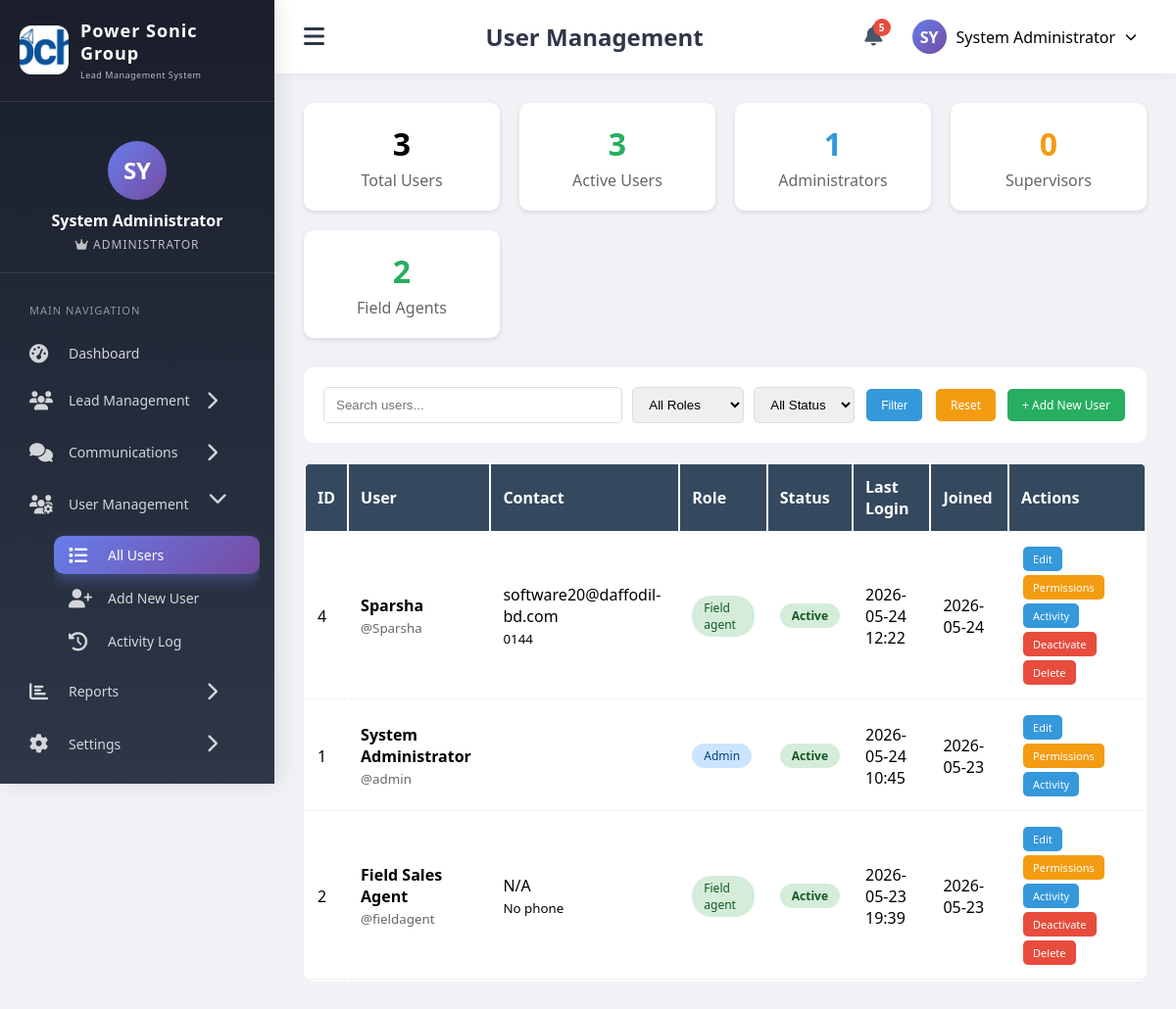
The page /manage_users.php (signed in) on the database its author committed.
### tables this page shows
CREATE TABLE `company_settings` (
  `id` int(11) NOT NULL,
  `company_name` varchar(200) NOT NULL DEFAULT 'Power Sonic',
  `company_logo` varchar(500) DEFAULT NULL,
  `company_favicon` varchar(500) DEFAULT NULL,
  `company_email` varchar(100) DEFAULT NULL,
  `company_phone` varchar(50) DEFAULT NULL,
  `company_mobile` varchar(50) DEFAULT NULL,
  `company_address` text DEFAULT NULL,
  `company_city` varchar(100) DEFAULT NULL,
  `company_state` varchar(100) DEFAULT NULL,
  `company_country` varchar(100) DEFAULT 'Bangladesh',
  `company_postal_code` varchar(20) DEFAULT NULL,
  `company_website` varchar(200) DEFAULT NULL,
  `company_business_hours` text DEFAULT NULL,
  `company_social_facebook` varchar(255) DEFAULT NULL,
  `company_social_linkedin` varchar(255) DEFAULT NULL,
  `company_social_twitter` varchar(255) DEFAULT NULL,
  `company_social_instagram` varchar(255) DEFAULT NULL,
  `company_registration_no` varchar(100) DEFAULT NULL,
  `company_tax_id` varchar(100) DEFAULT NULL,
  `company_bin_no` varchar(100) DEFAULT NULL,
  `bank_name` varchar(200) DEFAULT NULL,
  `bank_account_name` varchar(200) DEFAULT NULL,
  `bank_account_number` varchar(100) DEFAULT NULL,
  `bank_routing_number` varchar(50) DEFAULT NULL,
  `footer_text` varchar(500) DEFAULT NULL,
  `invoice_prefix` varchar(20) DEFAULT 'INV',
  `currency_symbol` varchar(10) DEFAULT 'BDT',
  `date_format` varchar(20) DEFAULT 'Y-m-d',
  `timezone` varchar(50) DEFAULT 'Asia/Dhaka',
  `created_at` timestamp NOT NULL DEFAULT current_timestamp(),
  `updated_at` timestamp NOT NULL DEFAULT current_timestamp() ON UPDATE current_timestamp()
);

CREATE TABLE `users` (
  `id` int(11) NOT NULL,
  `username` varchar(50) NOT NULL,
  `password` varchar(255) NOT NULL,
  `full_name` varchar(100) NOT NULL,
  `email` varchar(100) DEFAULT NULL,
  `role` enum('admin','field_agent') NOT NULL,
  `status` enum('active','inactive','suspended') DEFAULT 'active',
  `last_login` datetime DEFAULT NULL,
  `last_ip` varchar(45) DEFAULT NULL,
  `profile_image` varchar(255) DEFAULT NULL,
  `phone` varchar(20) DEFAULT NULL,
  `department` varchar(100) DEFAULT NULL,
  `join_date` date DEFAULT NULL,
  `created_at` timestamp NOT NULL DEFAULT current_timestamp()
);

### config.php (called while the page is built, shortened)
<?php
function isAdmin() {
    return isset($_SESSION['role']) && $_SESSION['role'] === 'admin';
}
?>

### manage_users.php (the view, shortened to what this page needs)
<?php
require_once 'config.php';
require_once 'includes/header.php';
$search = $_GET['search'] ?? '';
$query = "SELECT * FROM users WHERE 1=1";
$params = [];
$query .= " ORDER BY created_at DESC";
$stmt = $pdo->prepare($query);
$stmt->execute($params);
$users = $stmt->fetchAll();
$totalUsers = $pdo->query("SELECT COUNT(*) FROM users")->fetchColumn();
$activeUsers = $pdo->query("SELECT COUNT(*) FROM users WHERE status = 'active'")->fetchColumn();
$adminCount = $pdo->query("SELECT COUNT(*) FROM users WHERE role = 'admin'")->fetchColumn();
$agentCount = $pdo->query("SELECT COUNT(*) FROM users WHERE role = 'field_agent'")->fetchColumn();
$supervisorCount = $pdo->query("SELECT COUNT(*) FROM users WHERE role = 'supervisor'")->fetchColumn();
?>
<div class="user-stats">
    <div class="stat-box">
        <div class="number"><?php echo $totalUsers; ?></div>
        <div class="label">Total Users</div>
    </div>
    <div class="stat-box">
        <div class="number" style="color: #27ae60;"><?php echo $activeUsers; ?></div>
        <div class="label">Active Users</div>
    </div>
    <div class="stat-box">
        <div class="number" style="color: #3498db;"><?php echo $adminCount; ?></div>
        <div class="label">Administrators</div>
    </div>
    <div class="stat-box">
        <div class="number" style="color: #f39c12;"><?php echo $supervisorCount; ?></div>
        <div class="label">Supervisors</div>
    </div>
    <div class="stat-box">
        <div class="number" style="color: #27ae60;"><?php echo $agentCount; ?></div>
        <div class="label">Field Agents</div>
    </div>
</div>
<div class="filter-bar">
    <form method="GET" style="display: flex; gap: 10px; flex-wrap: wrap; width: 100%;">
        <input type="text" name="search" placeholder="Search users..." value="<?php echo htmlspecialchars($search); ?>" style="flex: 1;">
        <select name="role">
            <option value="">All Roles</option>
        </select>
        <select name="status">
            <option value="">All Status</option>
        </select>
        <button type="submit" class="btn btn-primary">Filter</button>
        <a href="manage_users.php" class="btn btn-warning">Reset</a>
        <a href="add_user.php" class="btn btn-success" style="margin-left: auto;">+ Add New User</a>
    </form>
</div>
<div style="background: white; border-radius: 10px; overflow: hidden;">
    <table class="user-table">
        <thead>
            <tr>
                <th>ID</th>
                <th>User</th>
                <th>Contact</th>
                <th>Role</th>
                <th>Status</th>
                <th>Last Login</th>
                <th>Joined</th>
                <th>Actions</th>
            </tr>
        </thead>
        <tbody>
            <?php foreach($users as $user): ?>
            <tr>
                <td><?php echo $user['id']; ?></td>
                <td>
                    <strong><?php echo htmlspecialchars($user['full_name']); ?></strong><br>
                    <small style="color: #666;">@<?php echo htmlspecialchars($user['username']); ?></small>
                </td>
                <td>
                    <?php echo $user['email'] ?? 'N/A'; ?><br>
                    <small><?php echo $user['phone'] ?? 'No phone'; ?></small>
                </td>
                <td>
                    <span class="role-badge role-<?php echo $user['role'] == 'field_agent' ? 'agent' : $user['role']; ?>">
                        <?php echo ucfirst(str_replace('_', ' ', $user['role'])); ?>
                    </span>
                </td>
                <td>
                    <span class="status-badge status-<?php echo $user['status']; ?>">
                        <?php echo ucfirst($user['status']); ?>
                    </span>
                </td>
                <td>
                    <?php
                    if($user['last_login']) {
                        echo date('Y-m-d H:i', strtotime($user['last_login']));
                    } else {
                        echo 'Never';
                    }
                    ?>
                </td>
                <td><?php echo date('Y-m-d', strtotime($user['created_at'])); ?></td>
                <td>
                    <a href="edit_user.php?id=<?php echo $user['id']; ?>" class="btn btn-primary btn-sm">Edit</a>
                    <a href="user_permissions.php?id=<?php echo $user['id']; ?>" class="btn btn-warning btn-sm">Permissions</a>
                    <a href="user_activity.php?id=<?php echo $user['id']; ?>" class="btn btn-info btn-sm">Activity</a>
                    <?php if($user['id'] != $_SESSION['user_id']): ?>
                        <a href="?toggle_status=1&id=<?php echo $user['id']; ?>" class="btn btn-sm <?php echo $user['status'] == 'active' ? 'btn-danger' : 'btn-success'; ?>"
                           onclick="return confirm('Are you sure?')">
                            <?php echo $user['status'] == 'active' ? 'Deactivate' : 'Activate'; ?>
                        </a>
                        <a href="?delete=1&id=<?php echo $user['id']; ?>" class="btn btn-danger btn-sm"
                           onclick="return confirm('Delete this user permanently?')">Delete</a>
                    <?php endif; ?>
                </td>
            </tr>
            <?php endforeach; ?>
        </tbody>
    </table>
</div>
<?php require_once 'includes/footer.php'; ob_end_flush(); ?>

### includes/header.php (shortened to what this page needs)
<?php
$stmt = $pdo->query("SELECT company_name, company_logo, company_favicon FROM company_settings LIMIT 1");
$company_settings = $stmt->fetch();
$notif_count = 0;
if (isLoggedIn() && isset($pdo)) {
    $stmt = $pdo->prepare("SELECT COUNT(*) FROM notifications WHERE user_id = ? AND is_read = 0");
    $stmt->execute([$_SESSION['user_id']]);
    $notif_count = $stmt->fetchColumn();
}
$current_page = basename($_SERVER['PHP_SELF']);
?>
<!DOCTYPE html>
<html lang="en">
<head>
    <link rel="stylesheet" href="https://cdnjs.cloudflare.com/ajax/libs/font-awesome/6.4.0/css/all.min.css">
</head>
<body>
    <div class="crm-wrapper">
        <div class="sidebar" id="sidebar">
            <div class="sidebar-header">
                <div class="logo-container">
                    <?php if(!empty($company_settings['company_logo']) && file_exists($company_settings['company_logo'])): ?>
                        <div class="logo-img">
                            <img src="<?php echo $company_settings['company_logo']; ?>" alt="Company Logo">
                        </div>
                    <?php else: ?>
                        <div class="logo-icon">
                            <i class="fas fa-bolt"></i>
                        </div>
                    <?php endif; ?>
                    <div class="logo-text">
                        <h3><?php echo htmlspecialchars($company_settings['company_name']); ?></h3>
                        <div class="company-tagline">Lead Management System</div>
                    </div>
                </div>
            </div>
            <div class="user-profile">
                <div class="avatar">
                    <?php echo strtoupper(substr($_SESSION['full_name'] ?? 'U', 0, 2)); ?>
                </div>
                <div class="user-name"><?php echo $_SESSION['full_name'] ?? 'User'; ?></div>
                <div class="user-role">
                    <i class="fas <?php echo isAdmin() ? 'fa-crown' : 'fa-user-check'; ?>"></i>
                    <?php
                    $role_display = isAdmin() ? 'Administrator' : (isFieldAgent() ? 'Field Agent' : 'User');
                    echo $role_display;
                    ?>
                </div>
            </div>
            <div class="menu-section">
                <div class="menu-section-title">MAIN NAVIGATION</div>
                <a href="<?php echo isAdmin() ? 'dashboard.php' : 'agent_dashboard.php'; ?>" class="menu-item <?php echo ($current_page == 'dashboard.php' || $current_page == 'agent_dashboard.php') ? 'active' : ''; ?>">
                    <i class="fas fa-tachometer-alt"></i>
                    <span class="menu-text">Dashboard</span>
                </a>
                <div class="menu-item has-submenu" onclick="toggleSubmenu(this)">
                    <i class="fas fa-users"></i>
                    <span class="menu-text">Lead Management</span>
                    <i class="fas fa-chevron-right toggle-icon"></i>
                </div>
                <div class="menu-item has-submenu" onclick="toggleSubmenu(this)">
                    <i class="fas fa-comments"></i>
                    <span class="menu-text">Communications</span>
                    <i class="fas fa-chevron-right toggle-icon"></i>
                </div>
                <?php if(isAdmin()): ?>
                <div class="menu-item has-submenu" onclick="toggleSubmenu(this)">
                    <i class="fas fa-users-cog"></i>
                    <span class="menu-text">User Management</span>
                    <i class="fas fa-chevron-right toggle-icon"></i>
                </div>
                <div class="submenu">
                    <a href="manage_users.php" class="menu-item <?php echo $current_page == 'manage_users.php' ? 'active' : ''; ?>">
                        <i class="fas fa-list"></i>
                        <span class="menu-text">All Users</span>
                    </a>
                    <a href="add_user.php" class="menu-item <?php echo $current_page == 'add_user.php' ? 'active' : ''; ?>">
                        <i class="fas fa-user-plus"></i>
                        <span class="menu-text">Add New User</span>
                    </a>
                    <a href="user_activity.php" class="menu-item <?php echo $current_page == 'user_activity.php' ? 'active' : ''; ?>">
                        <i class="fas fa-history"></i>
                        <span class="menu-text">Activity Log</span>
                    </a>
                </div>
                <?php endif; ?>
                <?php if(isAdmin()): ?>
                <div class="menu-item has-submenu" onclick="toggleSubmenu(this)">
                    <i class="fas fa-chart-bar"></i>
                    <span class="menu-text">Reports</span>
                    <i class="fas fa-chevron-right toggle-icon"></i>
                </div>
                <?php endif; ?>
                <div class="menu-item has-submenu" onclick="toggleSubmenu(this)">
                    <i class="fas fa-cog"></i>
                    <span class="menu-text">Settings</span>
                    <i class="fas fa-chevron-right toggle-icon"></i>
                </div>
            </div>
        </div>
        <div class="main-content" id="mainContent">
            <div class="top-nav">
                <button class="toggle-sidebar" onclick="toggleSidebar()">
                    <i class="fas fa-bars"></i>
                </button>
                <div class="page-title">
                    <?php
                    $page_titles = [
                        'dashboard.php' => 'Admin Dashboard',
                        'agent_dashboard.php' => 'Field Agent Dashboard',
                        'add_lead.php' => 'Add New Lead',
                        'view_leads.php' => 'Lead Management',
                        'view_lead.php' => 'Lead Details',
                        'edit_lead.php' => 'Edit Lead',
                        'agent_reports.php' => 'Performance Reports',
                        'notifications.php' => 'Notifications',
                        'profile.php' => 'My Profile',
                        'change_password.php' => 'Change Password',
                        'manage_users.php' => 'User Management',
                        'add_user.php' => 'Add New User',
                        'user_activity.php' => 'User Activity Log'
                    ];
                    echo $page_titles[$current_page] ?? 'Power Sonic CRM';
                    ?>
                </div>
                <div class="top-nav-right">
                    <div class="notification-icon" onclick="window.location.href='notifications.php'">
                        <i class="fas fa-bell"></i>
                        <?php if($notif_count > 0): ?>
                        <span class="notification-badge"><?php echo $notif_count; ?></span>
                        <?php endif; ?>
                    </div>
                    <div class="user-menu" onclick="window.location.href='profile.php'">
                        <div class="user-avatar-small">
                            <?php echo strtoupper(substr($_SESSION['full_name'] ?? 'U', 0, 2)); ?>
                        </div>
                        <span><?php echo $_SESSION['full_name'] ?? 'User'; ?></span>
                        <i class="fas fa-chevron-down" style="font-size: 12px;"></i>
                    </div>
                </div>
            </div>
            <div class="content-area">

### rows shown on the page
company_settings: company_logo (picture), company_name "Power Sonic Group"
users: id "4", full_name "Sparsha", username "Sparsha", email "software20@daffodil-bd.com", phone "0144", role "Field agent", status "Active", last_login "2026-05-24 12:22", created_at "2026-05-24", shows "Deactivate"
users: id "1", full_name "System Administrator", username "admin", role "Admin", status "Active", last_login "2026-05-24 10:45", created_at "2026-05-23"
users: id "2", full_name "Field Sales Agent", username "fieldagent", email "N/A", phone "No phone", role "Field agent", status "Active", last_login "2026-05-23 19:39", created_at "2026-05-23", shows "Deactivate"

### other values the page prints
substr($_SESSION['full_name'] ?? 'U', 0, 2) "SY"
$_SESSION['full_name'] "System Administrator"
$role_display "ADMINISTRATOR"
$page_titles[$current_page] "User Management"
$notif_count "5"
$totalUsers "3"
$activeUsers "3"
$adminCount "1"
$supervisorCount "0"
$agentCount "2"
